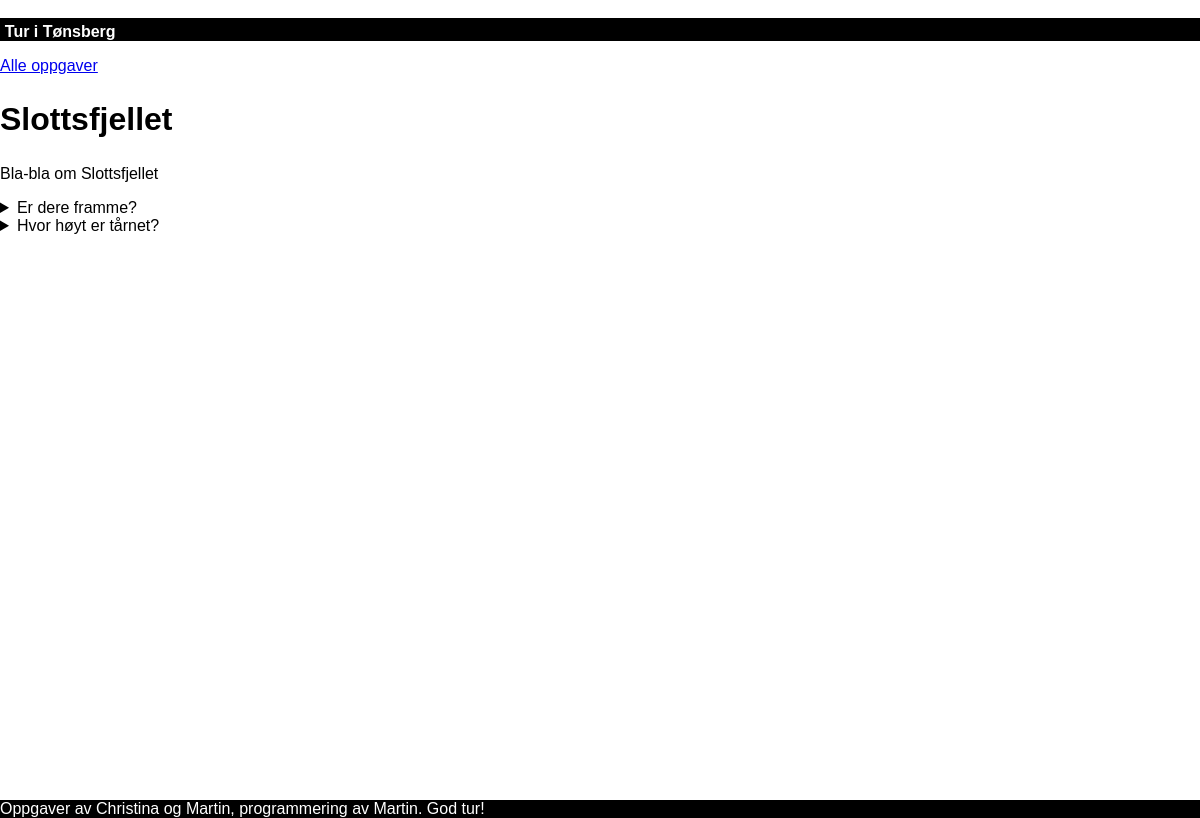
Screenshot of /location/2/ with the database file from the repository.
### rebus/models.py (models this page shows, shortened)
class Location(models.Model):
    title = models.CharField(
            max_length = 50,
        )
    hidden_title = models.CharField(
            max_length = 50
        )
    description = RichTextUploadingField()
    def get_title(self):
        return self.title

class Problem(models.Model):
    class Meta:
        abstract = True
    title = models.CharField(
            max_length=50,
        )
    description = RichTextUploadingField()
    location = models.ForeignKey(Location, on_delete = models.CASCADE)

class GeoProblem(Problem):
    latitude = models.FloatField()
    longitude = models.FloatField()
    threshold = models.IntegerField(default=25, help_text='Accepted distance in meters from point')

class KnowledgeNumberProblem(Problem):
    correct_answer = models.FloatField()
    threshold = models.IntegerField(default=0, help_text='Accepted distance from correct answer, in percent. If correct_answer is 0, the distance is treated as if it was 1')

### rebus/views.py (the view)
# urls.py: path('location/<int:pk>/', LocationDetailView.as_view(), name='location-detail'),
class LocationDetailView(DetailView):
    model = Location

### rebus/templates/rebus/location_detail.html (shortened to what this page needs)
﻿{% extends "base_generic.html" %}
{% block content %}
<p><a href="{% url 'location-list' %}">Alle oppgaver</a></p>
<h2>{{ location.get_title }}</h2>
    {{ location.description|safe }}
    {% for problem in location.geoproblem_set.all %}
    <details>
        <summary>{{ problem.title }}</summary>
    </details>
    {% endfor %}
    {% for problem in location.knowledgenumberproblem_set.all %}
    <details>
        <summary>{{ problem.title }}</summary>
    </details>
    {% endfor %}
{% endblock %}

### rebus/static/rebus/style.css (style rules this page uses)
html, body { margin: 0; padding: 0; font-family: sans-serif; height: 100%; }
#mainmatter h2 { font-size: xx-large; }

### rows the page displays
Location: get_title "Slottsfjellet", description "Bla-bla om Slottsfjellet"
GeoProblem: title "Er dere framme?"
KnowledgeNumberProblem: title "Hvor høyt er tårnet?"
